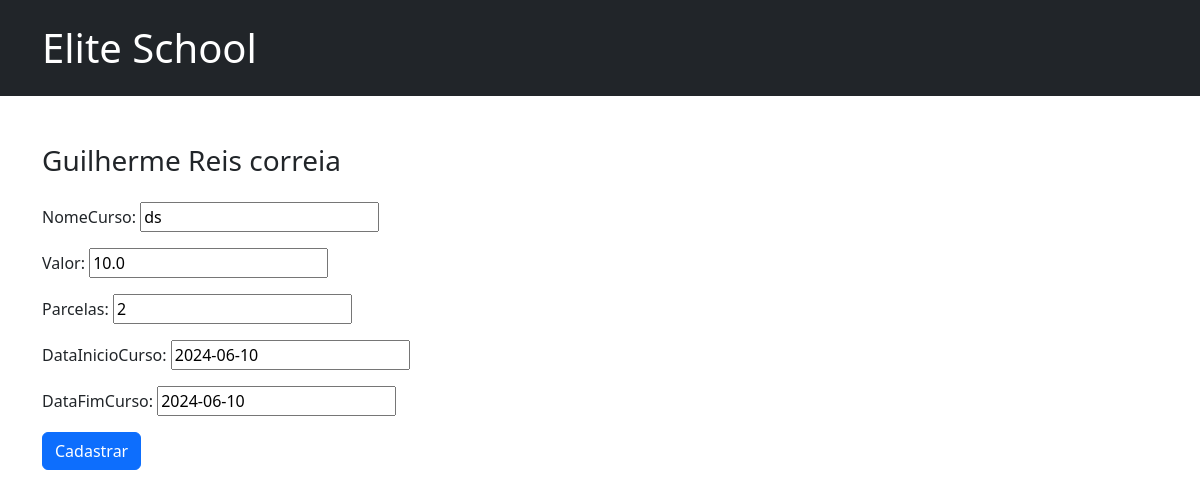
Page /editarCurso/3 (signed in) on the committed database.
### escolas/models.py (models this page shows)
class Aluno(models.Model):
    primeiroNome = models.CharField(max_length=50)
    sobrenome = models.CharField(max_length=80)
    telefone = models.CharField(max_length=11)
    email = models.CharField(max_length=60,unique=True)
    cpf = models.CharField(max_length=11,unique=True)

class Curso(models.Model):
    aluno = models.ForeignKey(Aluno,on_delete=models.CASCADE)
    nomeCurso = models.CharField(max_length=20)
    valor = models.FloatField()
    parcelas = models.IntegerField()
    dataInicioCurso = models.DateField(default=timezone.now)
    dataFimCurso = models.DateField(default=timezone.now)

### escolas/views.py (the view)
# urls.py: path('editarCurso/<idCurso>', views.editarCurso, name='editarCurso'),
@login_required
def editarCurso(requests, idCurso):
    cursos = Curso.objects.get(id=idCurso)
    aluno = cursos.aluno
    if requests.method != 'POST':
        form = FormCurso(instance=cursos)
    else:
        form = FormCurso(instance=cursos, data=requests.POST)
        if form.is_valid():
            form.save()
            return HttpResponseRedirect(reverse('curso', args=[aluno.id]))
    contexto = {'cursos': cursos, 'aluno': aluno, 'form': form}
    return render(requests, 'escolas/editarCurso.html', contexto)

### escolas/form.py
class FormCurso(forms.ModelForm):
    class Meta:
        model = Curso
        fields = ['nomeCurso', 'valor', 'parcelas', 'dataInicioCurso', 'dataFimCurso']

### escolas/templates/escolas/editarCurso.html (shortened to what this page needs)
<!DOCTYPE html>
<html lang="en">
<head>
    <link href="https://cdn.jsdelivr.net/npm/bootstrap@5.3.0-alpha1/dist/css/bootstrap.min.css" rel="stylesheet">
</head>
<body>
   <header class="bg-dark text-white py-4">
        <div class="container">
            <h1 class="m-0">
                <a href="{% url 'index' %}" class="text-decoration-none text-white">Elite School</a>
            </h1>
        </div>
   </header>
   <main class="py-5">
        <div class="container">
            {% block content %}
            <h3>{{ aluno.primeiroNome }} {{ aluno.sobrenome }}</h3>
            <form action="{% url 'editarCurso' idCurso=cursos.id %}" method="post" class="mt-4">
                {{ form.as_p }}
                <button type="submit" class="btn btn-primary">Cadastrar</button>
            </form>
            {% endblock %}
        </div>
   </main>
</body>
</html>

### rows in the picture
Aluno: primeiroNome "Guilherme", sobrenome "Reis correia"
Curso: nomeCurso "ds", valor "10.0", parcelas "2", dataInicioCurso "2024-06-10", dataFimCurso "2024-06-10"
